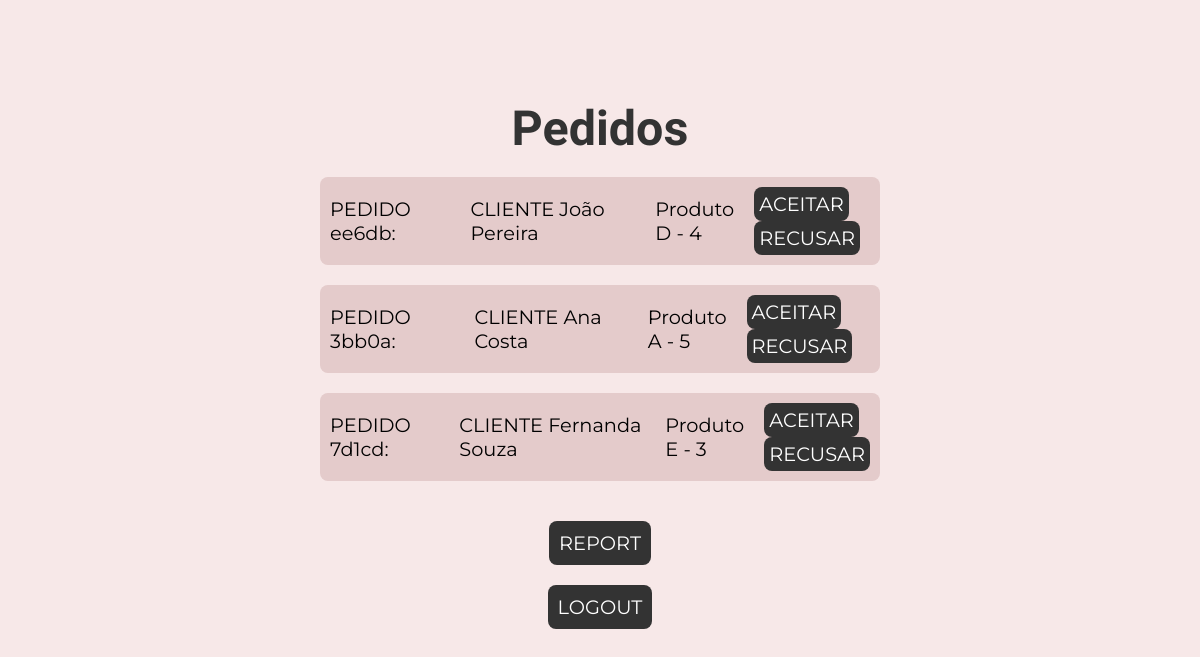
Page /order_pannel (signed in) on the committed database.
### tables this page shows
CREATE TABLE client (
                id INTEGER PRIMARY KEY AUTOINCREMENT,
                name_client TEXT NOT NULL,
                email TEXT NOT NULL UNIQUE,
                password TEXT NOT NULL,
                last_login TEXT DEFAULT 'Este é seu primeiro login!'
            );

CREATE TABLE client_order (
                order_id TEXT,
                fk_client INT,
                fk_product INT,
                quantity INT,
                date_order TEXT,
                fk_restaurant INT,
                order_total INT DEFAULT 0,
                status INT DEFAULT 0,

                FOREIGN KEY (fk_client) REFERENCES client(id),
                FOREIGN KEY (fk_product) REFERENCES product(id),
                FOREIGN KEY (fk_restaurant) REFERENCES restaurant(id)
            );

CREATE TABLE product (
                id INTEGER PRIMARY KEY AUTOINCREMENT,
                name_product TEXT NOT NULL,
                price INT NOT NULL,
                fk_id_restaurant INT NOT NULL,
                FOREIGN KEY (fk_id_restaurant) REFERENCES restaurant(id) 
            );

### appFlask.py (the view)
@appFlask.route('/order_pannel', methods=['GET', 'POST'])
def order_pannel():
     if 'pk' not in session:
        return redirect(url_for('login'))
     orders = DB.get_orders_id_name(my_db, session['pk'])
     if request.method == 'POST':
          action = request.form.get('action')
          order_id = request.form.get('order_id')
          if action in ['1', '2', '3', '4']:
               DB.update_status_order(my_db, order_id, action)
     order_info = []
     for order in orders:
          order_id = order[0]
          client = order[1]
          status_raw = DB.get_order_status(my_db, order_id)
          status = status_raw[0]
          products = DB.get_products_and_quantity_from_order(my_db, order_id)
          product_details = [{"name": product[0], "quantity": product[1]} for product in products]
          order_info_dic = {
               "order_id": order_id,
               "client": client,
               "product_details": product_details,
               "status": status
          }
          order_info.append(order_info_dic)
     return render_template('order_pannel.html', orders=order_info, user=session['pk'])

### database/db.py (called while the page is built)
    def get_products_and_quantity_from_order(self, order_number: str):
        cur = self.connection.cursor()
        cur.execute('''
            SELECT name_product, quantity
            FROM client_order
            INNER JOIN product ON client_order.fk_product = product.id
            WHERE client_order.order_id = ?
        ''', (order_number,))
        records = cur.fetchall()
        cur.close()
        return records

    def get_orders_id_name(self, fk_restaurant):
        cur = self.connection.cursor()
        cur.execute('''
                        SELECT DISTINCT order_id, name_client
                        FROM client_order AS co
                        INNER JOIN client c ON c.id = co.fk_client
                        WHERE fk_restaurant = ?
                        ''', (fk_restaurant,))
        records = cur.fetchall()
        cur.close()
        return records

    def get_order_status(self, order_number):
        cur = self.connection.cursor()
        cur.execute('''
                        SELECT DISTINCT status
                        FROM client_order
                        WHERE order_id = ?
                        ''', (order_number,))
        record = cur.fetchone()
        cur.close()
        return record

### templates/order_pannel.html (shortened to what this page needs)
<!DOCTYPE html>
<html lang="pt-BR">
<head>
    <link rel="stylesheet" href="{{ url_for('static', filename='order_pannel.css') }}">
</head>
<body>
    <div class="container">
        <ul>
            {% if user != 1 %}
            <h1>Pedidos</h1>
            {% for order in orders %}
            {% if order.status != 3 and order.status != 4 %}
                <li class="container_order">
                    <p>PEDIDO {{ order.order_id[:5] }}:</p>
                    <p>CLIENTE {{order.client}}</p>
                    <ul class="item">
                        {% for product in order.product_details %}
                        <li>{{ product.name }} - {{ product.quantity }}</li>
                        {% endfor %}
                        <form method="POST" action="{{ url_for('order_pannel') }}">
                            {% if order.status == 0 %}
                            <div>
                                <button class="action_btn" type="submit" name="action" value="1">ACEITAR</button>
                                <button class="action_btn" type="submit" name="action" value="4">RECUSAR</button>
                            </div>
                            {% elif order.status == 1 %}
                            <div><button class="action_btn" type="submit" name="action" value="2">ENTREGA EM ANDAMENTO</button></div>
                            {% elif order.status == 2 %}
                            <div><button class="action_btn" type="submit" name="action" value="3">ENTREGUE</button></div>
                            {% endif %}
                        </form>
                    </ul>
                </li>
            {% endif %}
            {% endfor %}
            {% else %}
            <p>ADMIN</p>
            {% endif %}
        </ul>
        <form action="{{ url_for('report') }}" method="get">
            <button type="submit" class="default_btn">REPORT</button>
        </form>
        <form action="{{ url_for('logout') }}" method="get">
            <button type="submit" class="default_btn">LOGOUT</button>
        </form>
    </div>
</body>
</html>

### static/order_pannel.css (style rules this page uses)
* { margin: 0; padding: 0; box-sizing: border-box; text-decoration: none; font-family: "Montserrat", serif; font-size: 1.1rem; }
html { background-color: rgb(247, 232, 232); width: 100%; height: 100%; }
.container { display: flex; flex-direction: column; justify-content: center; align-items: center; background-color: rgb(247, 232, 232); margin-top: 100px; }
h1 { color: #333; font-family: "Macondo", serif; font-size: 2.5em; text-align: center; }
.default_btn { margin-top: 20px; padding: 10px; background-color: #333; color: white; border: none; border-radius: 8px; cursor: pointer; width: fit-content; }
.container_order { display: flex; gap: 20px; margin: 20px; padding: 10px; background-color: rgb(228, 203, 203); flex-direction: row; justify-content: space-between; align-items: center; border-radius: 8px; }
.item { display: flex; gap: 20px; justify-content: space-between; align-items: center; }
ul, ol { list-style: none; }
.action_btn { padding: 5px; background-color: #333; color: white; border: none; border-radius: 8px; cursor: pointer; width: fit-content; }
ul { width: 50%; }

### rows in the picture
client: order_id "ee6db", client "João Pereira"
client_order: name "Produto D", quantity "4"
client: order_id "3bb0a", client "Ana Costa"
client_order: name "Produto A", quantity "5"
client: order_id "7d1cd", client "Fernanda Souza"
client_order: name "Produto E", quantity "3"
